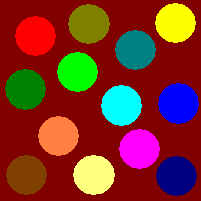
#> input picture multimedia/cv3/cv03_objekty1.bmp, 201 x 201 px
$ python main.py
#> lines starting #> are read from the running program, lines starting #| are printed output that depends on the picture; after the words box and inside, x2 and y2 are one past the last pixel; in counts of white or black regions, pixels touching at a corner belong together
import math

import cv2
import numpy as np
import matplotlib.pyplot as plt
import struct


def main():
    bgr = cv2.imread('cv03_objekty1.bmp')
#> bgr is the input picture: shape (201, 201, 3); mean B, G, R 38.1, 50, 123.7
    rgb = cv2.cvtColor(bgr, cv2.COLOR_BGR2RGB)

    plt.imshow(rgb)
    plt.colorbar()
    plt.show()

    height = bgr.shape[0]
#> height = 201
    width = bgr.shape[1]
#> width = 201

    # I = 0.3R + 0.59G + 0.11B  ????
    gray = cv2.cvtColor(bgr, cv2.COLOR_RGB2GRAY)

    plt.imshow(gray, cmap='gray')
    plt.colorbar()
    plt.show()

    image = load_bitmap_from_binary_file('cv03_objekty1.bmp')
    if image is not None:
        plt.imshow(image)
        plt.axis('off')
        plt.show()

    load_images_and_display_different_color_maps('cv03_objekty1.bmp')
    load_and_display_image_ycrcb('cv03_objekty1.bmp')
    plot_red_thing('cv03_red_object.jpg')


def load_bitmap_from_binary_file(path: str):
#> called with path = 'cv03_objekty1.bmp'
    with open(path, "rb") as f:
        bm = f.read(2)
        if bm != b'BM':
            raise Exception("not a BM")

        # Velikost souboru v bajtech
        size = struct.unpack('i', f.read(4))[0]
        # Rezerovavné bajty
        reserved = struct.unpack('i', f.read(4))[0]
        # Počet bajtů v hlavičce
        bytes_in_header = struct.unpack('i', f.read(4))[0]
        # Nějaký random bajty - nemaj žádnou funkci afaik
        _ = struct.unpack('i', f.read(4))[0]
        # Šířka obrázku v px
        width = struct.unpack('i', f.read(4))[0]
        # Výška obrázku v px
        height = struct.unpack('i', f.read(4))[0]
        # Počet ploch v obraze
        surfaces = struct.unpack("H", f.read(2))[0]
        # Počet bitů na pixel
        bits_per_pixel = struct.unpack("H", f.read(2))[0]
        # Typ komprese
        compression = struct.unpack('i', f.read(4))[0]
        # Velikost dat v bajtech
        data_size = struct.unpack('i', f.read(4))[0]
        # Horizontální počet pixelů na metr
        horizontal_pixels_per_meter = struct.unpack('i', f.read(4))[0]
        # Vertikální počet pixelů na metr
        vertical_pixels_per_meter = struct.unpack('i', f.read(4))[0]
        # Počet barev (pokud jsou definované)
        no_of_colors = struct.unpack('i', f.read(4))[0]
        # Počet důležitých barev (pokud jsou definované)
        no_of_important_colors = struct.unpack('i', f.read(4))[0]
        # Velikost jednoho řádku tak, aby byl dělitelný 4
        row_size = math.ceil(bits_per_pixel * width / 32) * 4
        # Převod z bitů na bajty (na pixel)
        bytes_per_pixel = int(bits_per_pixel / 8)
        # Inicializace obrazových dat
        image_data = np.ndarray((width, height, bytes_per_pixel), dtype="uint8")

        for row in image_data:
            col_index = 0
            for column in row:
                for channel in range(bytes_per_pixel):
                    column[channel] = struct.unpack('B', f.read(1))[0]
                    col_index += 1
            f.seek(abs(row_size - col_index), 1)

        # flip the image data horizontally
        image_data = np.flipud(image_data)

        return image_data


def load_images_and_display_different_color_maps(path: str):
    """
    COLOR_RGB2GRAY
    COLOR_RGB2HSV
    COLOR_COLOR_BGR2YCR_CB

    """
#> called with path = 'cv03_objekty1.bmp'
    try:
        # Load the image using cv3.imread()
        image = load_bitmap_from_binary_file(path)

        if image is None:
            raise Exception("Unable to read the image")

        # Convert the image to HSV color space
        hsv_image = cv2.cvtColor(image, cv2.COLOR_BGR2HSV)
#> hsv_image: shape (201, 201, 3); mean H, S, V 25.2, 248.9, 159.7

        # Split the HSV image into H, S, and V channels
        h, s, v = cv2.split(hsv_image)
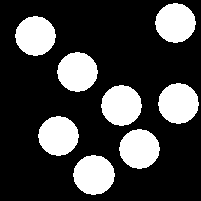
#> v: shape (201, 201); values 128 (black) and 255 (white), 25% white; 8 white regions, largest, box (x1, y1, x2, y2) and area: (158, 83, 199, 124) 1287, (101, 85, 142, 126) 1287, (73, 155, 115, 195) 1286

        # Display the original RGB image and its channels
        plt.figure(figsize=(12, 6))

        # Original RGB image
        plt.subplot(241)
        plt.imshow(cv2.cvtColor(image, cv2.COLOR_BGR2RGB))
        plt.title("RGB Image")
        plt.axis('off')

        # H (Hue) channel
        plt.subplot(242)
        plt.imshow(h, cmap='jet', vmin=0, vmax=179)
        plt.title("Hue (H)")
        plt.axis('off')
        plt.colorbar()

        # S (Saturation) channel
        plt.subplot(243)
        plt.imshow(s, cmap='jet', vmin=0, vmax=255)
        plt.title("Saturation (S)")
        plt.axis('off')
        plt.colorbar()

        # V (Value) channel
        plt.subplot(244)
        plt.imshow(v, cmap='jet', vmin=0, vmax=255)
        plt.title("Value (V)")
        plt.axis('off')
        plt.colorbar()

        plt.show()

    except Exception as e:
        print(f"Error: {e}")


def load_and_display_image_ycrcb(file_path):
#> called with file_path = 'cv03_objekty1.bmp'
    try:
        # Load the image using cv3.imread()
        image = load_bitmap_from_binary_file(file_path)

        if image is None:
            raise Exception("Unable to read the image")

        # Convert the image to YCrCb color space
        ycrcb_image = cv2.cvtColor(image, cv2.COLOR_BGR2YCR_CB)
#> ycrcb_image: shape (201, 201, 3); mean of channels 0, 1, 2 70.5, 165.8, 109.9

        # Split the YCrCb image into Y, Cb, and Cr channels
        y, cb, cr = cv2.split(ycrcb_image)
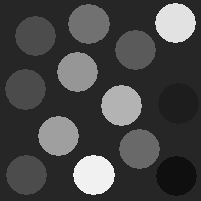
#> y: shape (201, 201); min 15, max 241, mean 70.5
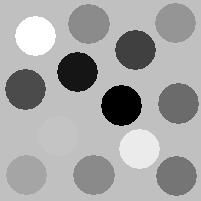
#> cb: shape (201, 201); min 0, max 255, mean 165.8
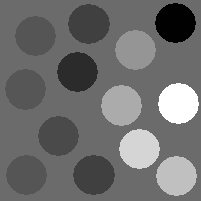
#> cr: shape (201, 201); min 1, max 255, mean 109.9

        # Display the original RGB image and its channels
        plt.figure(figsize=(12, 6))

        # Original RGB image
        plt.subplot(241)
        plt.imshow(cv2.cvtColor(image, cv2.COLOR_BGR2YCR_CB))
        plt.title("RGB Image")
        plt.axis('off')

        # Y (Luma) channel
        plt.subplot(242)
        plt.imshow(y, cmap='gray', vmin=0, vmax=255)
        plt.title("Y (Luma)")
        plt.axis('off')
        plt.colorbar()

        # Cb (Chroma Blue) channel
        plt.subplot(243)
        plt.imshow(cb, cmap='jet', vmin=0, vmax=255)
        plt.title("Cb (Chroma Blue)")
        plt.axis('off')
        plt.colorbar()

        # Cr (Chroma Red) channel
        plt.subplot(244)
        plt.imshow(cr, cmap='jet', vmin=0, vmax=255)
        plt.title("Cr (Chroma Red)")
        plt.axis('off')
        plt.colorbar()

        plt.show()
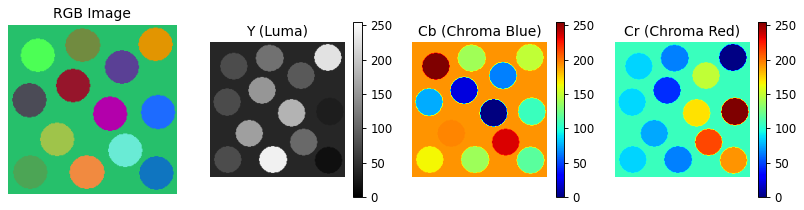
#> figure drawn by matplotlib, 7 panels

    except Exception as e:
        print(f"Error: {e}")


def plot_red_thing(path: str):
#> called with path = 'cv03_red_object.jpg'
    plt.figure("cv03_red_object.jpg")
    ball = cv2.cvtColor(cv2.imread("./cv03_red_object.jpg"), cv2.COLOR_BGR2RGB)
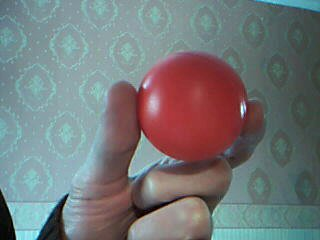
#> input picture multimedia/cv3/cv03_red_object.jpg, 320 x 240 px
    ball2 = ball.copy()
    plt.subplot(1, 2, 1)
    plt.imshow(ball)

    rows, cols, _ = ball.shape
#> rows = 240; cols = 320

    # Thresholding podle zadání
    for i in range(rows):
        for j in range(cols):
            r, g, b = ball[i, j].tolist()

            try:
                thresh = r / (r + g + b)
                if thresh < 0.5:
                    ball2[i, j] = [255, 255, 255]
            except:
                continue
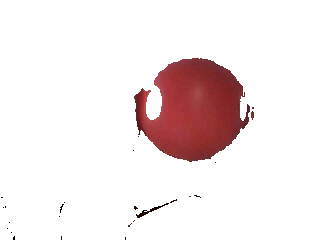
#> ball2: shape (240, 320, 3); mean R, G, B 242.7, 232.6, 232.9

    plt.subplot(1, 2, 1)
    plt.imshow(ball)

    plt.subplot(1, 2, 2)
    plt.imshow(ball2)

    plt.show()


if __name__ == "__main__":
    main()
